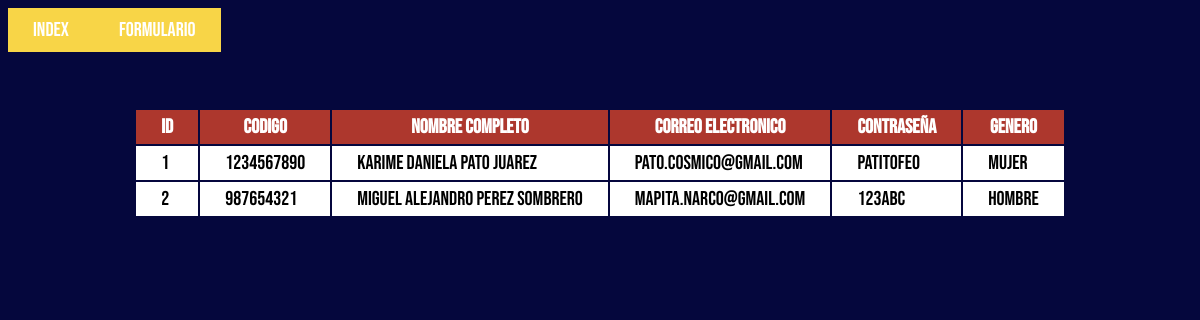
The page / on the database its author committed.
### tables this page shows
CREATE TABLE IF NOT EXISTS `registros` (
  `id` int(10) unsigned NOT NULL AUTO_INCREMENT,
  `codigo` int(10) unsigned NOT NULL DEFAULT '0',
  `nombre` text NOT NULL,
  `correo_electronico` text,
  `contraseña` text NOT NULL,
  `genero` text NOT NULL,
  PRIMARY KEY (`id`)
);

### index.php (the view, shortened to what this page needs)
<?php
    include("conexion.php");
    $registros = "SELECT * FROM registros";
?>
<!DOCTYPE html>
<html lang="en">
    <head>
        <link rel="stylesheet" href="estilos.css">
    </head>
    <body>
        <header>
            <div class="nav">
                <ul>
                    <li><a href="index.php">index</a></li>
                    <li><a href="formulario.php">formulario</a></li>
                </ul>
            </div>
        </header>
        <main>
            <div class="table">
                <table>
                    <tr>
                        <th>ID</th>
                        <th>CODIGO</th>
                        <th>NOMBRE COMPLETO</th>
                        <th>CORREO ELECTRONICO</th>
                        <th>CONTRASEÑA</th>
                        <th>GENERO</th>
                    </tr>
                    <?php $resultado = mysqli_query($conn, $registros);
                    while($row=mysqli_fetch_assoc($resultado)) { ?>
                    <tr><td><?php echo $row["id"]?></td>
                    <td><?php echo $row["codigo"]?></td>
                    <td><?php echo $row["nombre"]?></td>
                    <td><?php echo $row["correo_electronico"]?></td>
                    <td><?php echo $row["contraseña"]?></td>
                    <td><?php echo $row["genero"]?></td></tr>
                    <?php } mysqli_free_result($resultado); ?>
                </table>
            </div>
        </main>
    </body>
</html>

### estilos.css (style rules this page uses)
body { background: #05073d; font-family: "Roboto", sans-serif; }
.nav { position: fixed; }
.nav ul, .nav li { margin: 0; padding: 0; }
.nav ul { background: gray; list-style: none; }
.nav li { float: left; position: relative; width: auto; }
.nav a { background: #f8d547; color: #FFFFFF; display: block; font-family: 'Bebas Neue', sans-serif; font-size: 20px; padding: 10px 25px; text-align: center; text-decoration: none; }
table { margin: auto; }
th { font-family: 'Bebas Neue', sans-serif; font-size: 20px; background-color: #ad372d; color: white; padding: 5px 25px; }
td { font-family: 'Bebas Neue', sans-serif; font-size: 20px; background-color: white; padding: 5px 25px; }
.table { margin: auto; width: 80%; padding: 10px; padding-top: 100px; }

### rows shown on the page
registros: id "1", codigo "1234567890", nombre "Karime Daniela Pato Juarez", correo_electronico "pato.cosmico@gmail.com", contraseña "patitofeo", genero "mujer"
registros: id "2", codigo "987654321", nombre "Miguel Alejandro Perez Sombrero", correo_electronico "mapita.narco@gmail.com", contraseña "123abc", genero "hombre"
